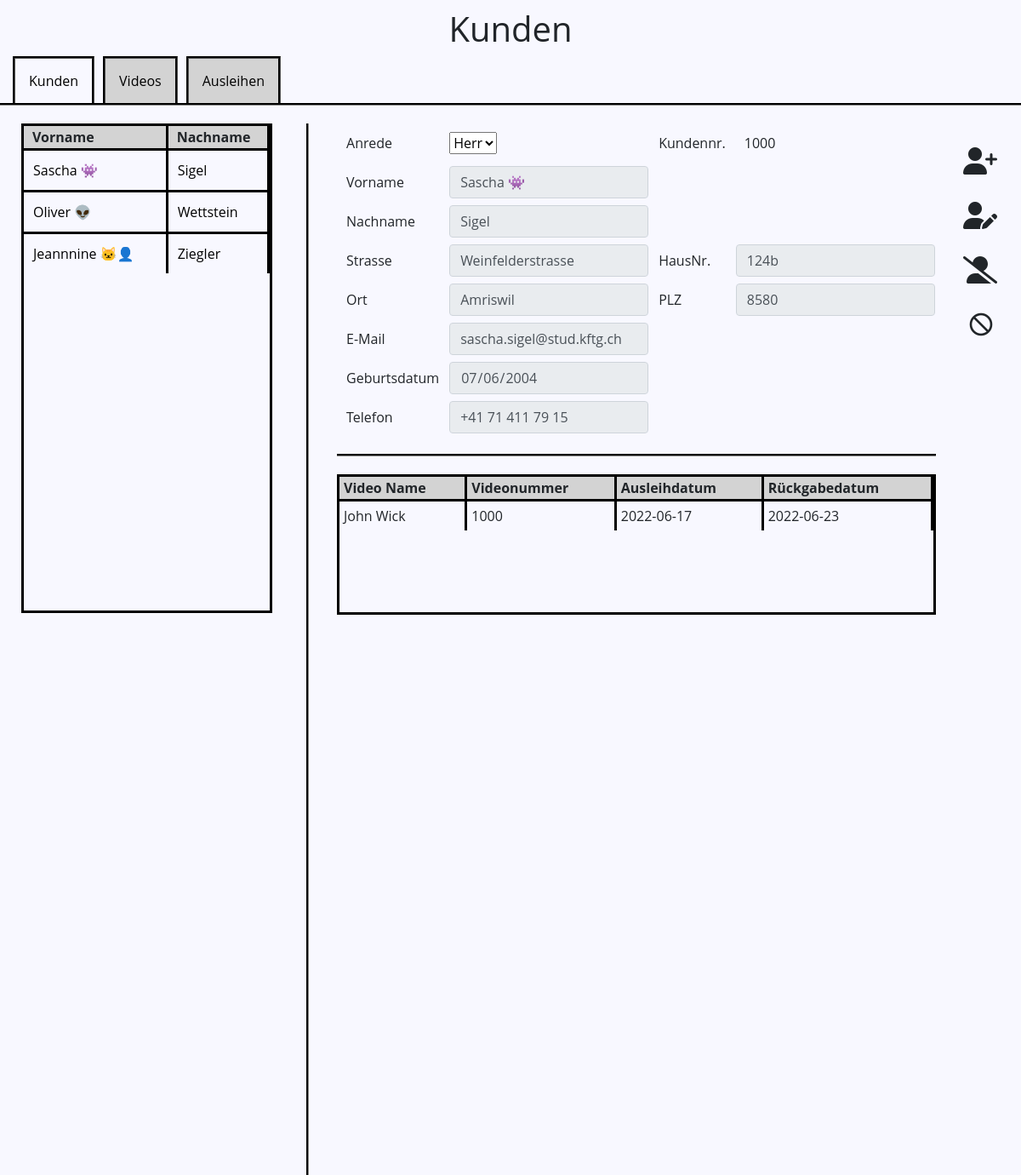
Screenshot of /index.php?kunNummer=1000 with the database file from the repository.
### tables this page shows
create table TKunden (
	KunNummer int unsigned primary key auto_increment,
    KunAnrede enum('Herr', 'Frau'),
    KunVorname varchar(40) not null,
    KunNachname varchar(40) not null,
    KunStrasse varchar(50) not null,
    KunHausnummer varchar(4) not null,
    KunEMail varchar(40) not null,
    KunGebDatum date not null,
    KunTelefon char(16) not null,
    OrtONRP int(5) not null
);

CREATE TABLE TOrtschaftenCH (
  OrtONRP int(5) NOT NULL,
  OrtPLZ char(4) DEFAULT NULL,
  OrtName varchar(27) DEFAULT NULL
);

create table TVideos(
	VidNummer int unsigned primary key auto_increment,
    VidTitel varchar(40) not null,
    VidDauer time not null,
    VidKategorie varchar(40),
    VidJahr year not null,
    VidFreiAb smallint unsigned not null,
    VidPreisProTag decimal (4,2) not null,
    VidEinkaufsPreis decimal (5,2) not null,
    VidLagerbestand int unsigned not null
);

create table TAusleihen (
	AusId int unsigned primary key auto_increment,
    AusVon date not null,
    AusBis date,
    VidNummer int unsigned not null,
    KunNummer int unsigned not null
);

### index.php (the view, shortened to what this page needs)
<?php
require_once "config.php";
if (isset($_GET['kunNummer'])) {
    $kunNummer = $_GET['kunNummer'];
    $sql = "SELECT * FROM TKunden k, TOrtschaftenCH o WHERE kunNummer=" . $kunNummer . " AND k.OrtONRP = o.OrtONRP";
    $result = $link->query($sql);
    if ($result->num_rows > 0) {
        while ($row = $result->fetch_assoc()) {
            $kunAnrede = $row['KunAnrede'];
            $kunVorname = $row['KunVorname'];
            $kunNachname = $row['KunNachname'];
            $kunStrasse = $row['KunStrasse'];
            $kunHausnummer = $row['KunHausnummer'];
            $kunEmail = $row['KunEMail'];
            $kunGebDatum = $row['KunGebDatum'];
            $kunTelefon = $row['KunTelefon'];
            $ortName = $row['OrtName'];
            $ortPLZ = $row['OrtPLZ'];
        }
    }
} else if (isset($_POST['kunInsert'])) {
    $sql = "select OrtONRP from TOrtschaftenCH where OrtPLZ = " . $_POST['plz'] . " and OrtName = '" . $_POST['ort'] ."'";
    $result = $link->query($sql);
    if ($result->num_rows > 0) {
        while ($row = $result->fetch_assoc()) {
            $ortONRP = $row['OrtONRP'];
            $sql = "INSERT INTO TKunden (KunAnrede, KunVorname, KunNachname, KunStrasse, KunHausnummer, KunEMail, KunGebDatum, KunTelefon, OrtONRP)
            VALUES ('" . $_POST['anrede'] . "','" . $_POST['vn'] . "','" . $_POST['nn'] . "','" . $_POST['str'] . "','" . $_POST['nr'] . "','" . $_POST['eM'] . "'," . $_POST['datum'] . ",'" . $_POST['tele'] . "'," . $ortONRP . ")";
            if ($link->query($sql) === TRUE) {
                $last_id = $link->insert_id;
                echo $last_id;
                header('Location: ' . $_SERVER['PHP_SELF'] . '?kunNummer=' . $last_id);
            }
        }
    } else {
        echo '<script>alert("PLZ und Ort stimmen nicht überein")</script>';
    }
} else if (isset($_POST['kunUpdate'])) {
    $sql = "select OrtONRP from TOrtschaftenCH where OrtPLZ = " . $_POST['plz'] . " and OrtName = '" . $_POST['ort'] ."'";
    $result = $link->query($sql);
    if ($result->num_rows > 0) {
        while ($row = $result->fetch_assoc()) {
            $ortONRP = $row['OrtONRP'];
        }
    }
    $sql = "UPDATE TKunden SET KunAnrede='" . $_POST['anrede'] . "',KunVorname='" . $_POST['vn'] . "',KunNachname='" . $_POST['nn'] . "',KunStrasse='" . $_POST['str'] . "',KunHausnummer='" . $_POST['nr'] . "',KunEMail='" . $_POST['eM'] . "',KunGebDatum='" . $_POST['datum'] . "',KunTelefon='" . $_POST['tele'] . "',OrtONRP='" . $ortONRP . "' WHERE KunNummer=" . $_POST['id'] ."";
    if ($link->query($sql) === TRUE) {
        header('Location: ' . $_SERVER['PHP_SELF'] . '?kunNummer=' . $_POST['id']);
    }
} else if (isset($_GET['kunLoeschen'])) {
    echo "loeaschen";
    header('Location: ' . $_SERVER['PHP_SELF'] . '?kunLeer=');
     $sql = "DELETE FROM TKunden WHERE KunNummer=" . $_GET['kunLoeschen'] . ";";
    mysqli_query($link, $sql);
} else if (isset($_POST['kunEdit'])){
    $kunNummer = $_POST['id'];
    $kunAnrede = $_POST['anrede'];
    $kunVorname = $_POST['vn'];
    $kunNachname = $_POST['nn'];
    $kunStrasse = $_POST['str'];
    $kunHausnummer = $_POST['nr'];
    $kunEmail = $_POST['eM'];
    $kunGebDatum = $_POST['datum'];
    $kunTelefon = $_POST['tele'];
    $ortName = $_POST['ort'];
    $ortPLZ = $_POST['plz'];
} else if (isset($_GET['kunAdd'])){
    $kunNummer = "";
    $kunAnrede = "";
    $kunVorname = "";
    $kunNachname = "";
    $kunStrasse = "";
    $kunHausnummer = "";
    $kunEmail = "";
    $kunGebDatum = "";
    $kunTelefon = "";
    $ortONRP = "";
    $ortName = "";
    $ortPLZ = "";
} else if (isset($_GET['kunLeer'])){
    $kunNummer = "";
    $kunAnrede = "";
    $kunVorname = "";
    $kunNachname = "";
    $kunStrasse = "";
    $kunHausnummer = "";
    $kunEmail = "";
    $kunGebDatum = "";
    $kunTelefon = "";
    $ortONRP = "";
    $ortName = "";
    $ortPLZ = "";
}else{
    header('Location: ' . $_SERVER['PHP_SELF'] . '?kunLeer=');
}
?>
<!doctype html>
<html lang="de">
<head>
    <link rel="stylesheet" href="https://cdn.jsdelivr.net/npm/bootstrap@4.6.0/dist/css/bootstrap.min.css">
    <link href="css/bootstrap-custom.css" rel="stylesheet">
</head>
<body>
    <div class="container">
        <h1>Kunden</h1>
        <nav>
            <ul>
                <li><a class="active" href="index.php">Kunden</a></li>
                <li><a class="not-active" href="videos.php">Videos</a></li>
                <li><a class="not-active" href="ausleihen.php">Ausleihen</a></li>
            </ul>
            <div class="hl1"></div>
        </nav>
        <br>
        <div class="fix">
        <div class="datatable">
            <table>
                <thead>
                    <tr>
                        <th>Vorname</th>
                        <th>Nachname</th>
                    </tr>
                </thead>
                <tbody>
                    <?php
                    $sql = "SELECT * FROM TKunden";
                    $result = $link->query($sql);
                    if ($result->num_rows > 0) {
                        while ($row = $result->fetch_assoc()) {
                            echo "  <tr>
                                        <td><a href='" . $_SERVER['PHP_SELF'] . '?kunNummer=' . $row['KunNummer'] . "'>" . $row['KunVorname'] . "</a></td>
                                        <td><a href='" . $_SERVER['PHP_SELF'] . '?kunNummer=' . $row['KunNummer'] . "'>" . $row['KunNachname'] . "</a></td>
                                    </tr>";
                        }
                    }
                    ?>
                </tbody>
            </table>
        </div>
        </div>
        <div class="vl">
            <div class="icon">
                <table>
                    <tr>
                        <td>
                            <br>
                            <div>
                                <a href="<?php echo $_SERVER['PHP_SELF'] . '?kunAdd=' ?>" class="btn"><i class="fa-solid fa-user-plus fa-2xl" style="margin: 5px;"></i></a>
                            </div>
                        </td>
                    </tr>
                    <tr>
                        <td>
                            <div>
                                <br>
                                <button class="btn" type="submit" name="kunEdit" form="kundeForm"><i class="fa-solid fa-user-pen fa-2xl" style="margin: 5px;"></i></button>
                            </div>
                        </td>
                    </tr>
                    <tr>
                        <td>
                            <div>
                                <br>
                                <a href="<?php echo $_SERVER['PHP_SELF'] . '?kunLoeschen=' . $kunNummer ?>" class="btn"><i class="fa-solid fa-user-large-slash fa-2xl" style="margin: 5px;"></i></a>
                            </div>
                        </td>
                    </tr>
                    <tr>
                        <td>
                            <div>
                                <a href="<?php echo $_SERVER['PHP_SELF'] . '?kunLeer=' ?>" class="btn"><i class="material-icons" style="font-size:32px; margin-top: 20px; margin-left: 10px;">not_interested</i></a>
                            </div>
                        </td>
                    </tr>
                    <tr>
                        <td>
                            <div>
                                <br>
                            </div>
                        </td>
                    </tr>
                </table>
            </div>
        </div>
        <div class="kunde">
            <form id="kundeForm" action="index.php" method="post">
                <table>
                    <tr>
                        <td>
                            <label for="anrede">Anrede</label>
                        </td>
                        <td>
                            <select name="anrede" id="anrede">
                                <option value="Herr" <?php if($kunAnrede == "Herr"){echo "selected";}else if(!(isset($_POST['kunEdit']) || isset($_GET['kunAdd']))){echo "disabled";} ?>>Herr</option>
                            </select>
                        </td>
                         <td>
                            <label for="id">Kundennr.</label>
                        </td>
                        <td>
                            <label for="id"><?php echo $kunNummer ?></label>
                        </td>
                    </tr>
                    <tr>
                        <td>
                            <label for="vn">Vorname</label>
                        </td>
                        <td>
                            <input type="text" class="form-control" id="vn" name="vn" value="<?php echo $kunVorname ?>" required <?php if(!(isset($_POST['kunEdit']) || isset($_GET['kunAdd']))){echo "readonly";} ?>>
                        </td>
                    </tr>
                    <tr>
                        <td>
                            <label for="nn">Nachname</label>
                        </td>
                        <td>
                            <input type="text" class="form-control" id="nn" name="nn" value="<?php echo $kunNachname ?>" required <?php if(!(isset($_POST['kunEdit']) || isset($_GET['kunAdd']))){echo "readonly";} ?>>
                        </td>
                    </tr>
                    <tr>
                        <td>
                            <label for="str">Strasse</label>
                        </td>
                        <td>
                            <input type="text" class="form-control" id="str" name="str" value="<?php echo $kunStrasse ?>" required <?php if(!(isset($_POST['kunEdit']) || isset($_GET['kunAdd']))){echo "readonly";} ?>>
                        </td>
                        <td>
                            <label for="nr">HausNr.</label>
                        </td>
                        <td>
                            <input type="text" class="form-control" id="nr" name="nr" value="<?php echo $kunHausnummer ?>" required <?php if(!(isset($_POST['kunEdit']) || isset($_GET['kunAdd']))){echo "readonly";} ?>>
                        </td>
                    </tr>
                    <tr>
                        <td>
                            <label for="ort">Ort</label>
                        </td>
                        <td>
                            <input type="text" class="form-control" id="ort" name="ort" value="<?php echo $ortName ?>" required <?php if(!(isset($_POST['kunEdit']) || isset($_GET['kunAdd']))){echo "readonly";} ?>>
                        </td>
                        <td>
                            <label for="plz">PLZ</label>
                        </td>
                        <td>
                            <input type="number" min="1000" max="9658" class="form-control" id="plz" name="plz" value="<?php echo $ortPLZ ?>" required <?php if(!(isset($_POST['kunEdit']) || isset($_GET['kunAdd']))){echo "readonly";} ?>>
                        </td>
                    </tr>
                    <tr>
                        <td>
                            <label for="eM">E-Mail</label>
                        </td>
                        <td>
                            <input type="email" class="form-control" id="eM" name="eM" value="<?php echo $kunEmail ?>" required <?php if(!(isset($_POST['kunEdit']) || isset($_GET['kunAdd']))){echo "readonly";} ?>>
                        </td>
                    </tr>
                    <tr>
                        <td>
                            <label for="datum">Geburtsdatum</label>
                        </td>
                        <td>
                            <input type="date" class="form-control" id="datum" name="datum" value="<?php echo $kunGebDatum ?>" required <?php if(!(isset($_POST['kunEdit']) || isset($_GET['kunAdd']))){echo "readonly";} ?>>
                        </td>
                    </tr>
                    <tr>
                        <td>
                            <label for="tele">Telefon</label>
                        </td>
                        <td>
                            <input type="tel" class="form-control" id="tele" name="tele" pattern="^(?:0|\(?\+41\)?\s?|0041\s?)(21|22|24|26|27|31|32|33|34|41|43|44|51|52|55|56|58|61|62|71|74|76|77|78|79|81|91)(?:[\.\-\s]?\d\d\d)(?:[\.\-\s]?\d\d){2}$" value="<?php echo $kunTelefon ?>" required <?php if(!(isset($_POST['kunEdit']) || isset($_GET['kunAdd']))){echo "readonly";} ?>>
                        </td>
                    </tr>
                </table>
            </form>
            <div class="hl2"></div>
            <br>
            <?php
                if (isset($_GET["kunNummer"])) {
                echo "
                    <div class='videos'>
                        <table>
                            <thead>
                                <tr>
                                    <th>Video Name</th>
                                    <th>Videonummer</th>
                                    <th>Ausleihdatum</th>
                                    <th>Rückgabedatum</th>
                                </tr>
                            </thead>
                            <tbody>
                            ";
                                    $sql = "select v.VidTitel, v.VidNummer, a.AusVon, a.AusBis from TKunden k, TVideos v, TAusleihen a where k.KunNummer = a.KunNummer and a.VidNummer = v.VidNummer and k.KunNummer = " . $_GET["kunNummer"] . ";";
                                    $result = $link->query($sql);
                                    if ($result->num_rows > 0) {
                                        while ($row = $result->fetch_assoc()) {
                                            echo "  <tr>
                                                    <td>" . $row["VidTitel"] . "</td>
                                                    <td>" . $row["VidNummer"] . "</td>
                                                    <td>" . $row["AusVon"] . "</td>
                                                    <td>" . $row["AusBis"] . "</td>
                                                </tr>";
                                        }
                                    }
                                }
                            echo "
                            </tbody>
                        </table>
                    </div>
                "; ?>
        </div>
    </div>
</body>
</html>

### rows the page displays
tkunden: KunVorname "Sascha 👾", KunNachname "Sigel", anrede "Herr", vn "Sascha 👾", nn "Sigel", str "Weinfelderstrasse", nr "124b", ort "Amriswil", plz "8580", eM "sascha.sigel@stud.kftg.ch", datum "07/06/2004", tele "+41 71 411 79 15"
tkunden: KunVorname "Oliver 👽", KunNachname "Wettstein"
tkunden: KunVorname "Jeannnine 🐱‍👤", KunNachname "Ziegler"
tvideos: VidTitel "John Wick", VidNummer "1000", tausleihen.AusVon "2022-06-17", tausleihen.AusBis "2022-06-23"

### other values shown
$kunNummer "1000"
